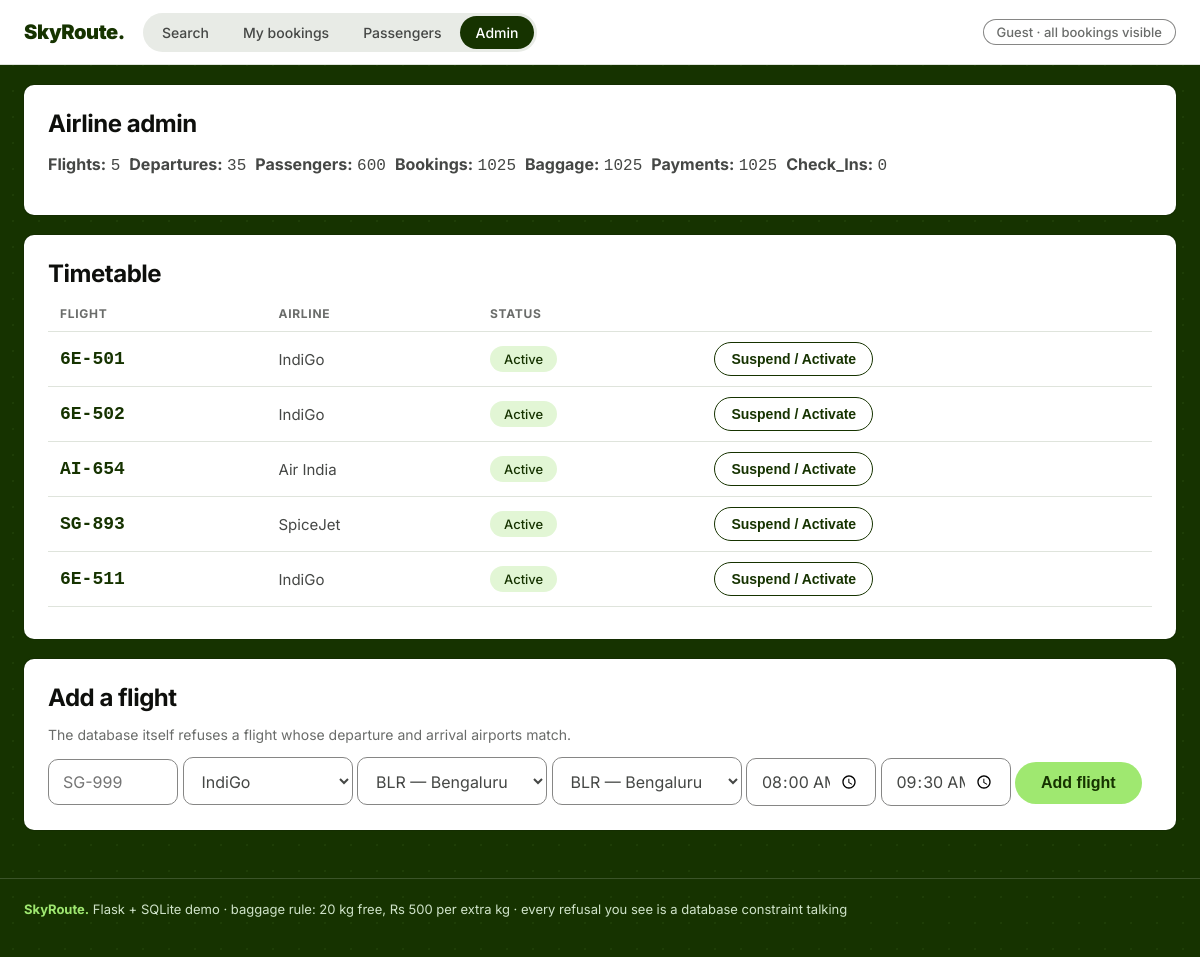
The page /admin on the database its author committed.
### tables this page shows
CREATE TABLE Flights (
  flight_id            INTEGER PRIMARY KEY AUTOINCREMENT,
  flight_number        TEXT NOT NULL,
  airline_id           INTEGER NOT NULL REFERENCES Airlines (airline_id)
                       ON DELETE CASCADE ON UPDATE CASCADE,
  departure_airport_id INTEGER NOT NULL REFERENCES Airports (airport_id)
                       ON DELETE RESTRICT ON UPDATE CASCADE,
  arrival_airport_id   INTEGER NOT NULL REFERENCES Airports (airport_id)
                       ON DELETE RESTRICT ON UPDATE CASCADE,
  sched_departure      TEXT NOT NULL,
  sched_arrival        TEXT NOT NULL,
  flight_status        TEXT NOT NULL DEFAULT 'Active'
                       CHECK (flight_status IN ('Active','Suspended')),
  UNIQUE (flight_number),
  CHECK (departure_airport_id <> arrival_airport_id)
);

CREATE TABLE Airlines (
  airline_id   INTEGER PRIMARY KEY AUTOINCREMENT,
  airline_name TEXT NOT NULL,
  iata_code    TEXT NOT NULL,
  country      TEXT NOT NULL DEFAULT 'India',
  UNIQUE (airline_name),
  UNIQUE (iata_code)
);

### app.py (the view, shortened to what this page needs)
@app.route("/admin", methods=["GET", "POST"])
def admin():
    db = get_db()
    counts = {t: db.execute(f"SELECT COUNT(*) FROM {t}").fetchone()[0]
              for t in ("Flights", "Departures", "Passengers", "Bookings",
                        "Baggage", "Payments", "Check_Ins")}
    flights = db.execute(
        "SELECT f.*, al.airline_name FROM Flights f "
        "JOIN Airlines al ON f.airline_id = al.airline_id ORDER BY f.flight_id").fetchall()
    airports = db.execute("SELECT * FROM Airports ORDER BY iata_code").fetchall()
    airlines = db.execute("SELECT * FROM Airlines ORDER BY airline_id").fetchall()
    return render_template("admin.html", counts=counts, flights=flights,
                           airports=airports, airlines=airlines)

### app.py (called while the page is built)
def get_db():
    if "db" not in g:
        g.db = sqlite3.connect(DB)
        g.db.row_factory = sqlite3.Row
        g.db.execute("PRAGMA foreign_keys = ON")
    return g.db

@app.context_processor
def traveler():
    me = None
    pid = session.get("pax_id")
    if pid:
        me = get_db().execute(
            "SELECT first_name, last_name FROM Passengers WHERE passenger_id = ?",
            (pid,)).fetchone()
    return {"traveler": me}

### templates/admin.html
{% extends "base.html" %}{% set page='admin' %}{% block body %}
<div class="card">
<h2>Airline admin</h2>
<p>{% for k,v in counts.items() %}<b>{{ k }}:</b> <span class="mono">{{ v }}</span> &nbsp;{% endfor %}</p></div>
<div class="card">
<h2>Timetable</h2>
<table><tr><th>Flight</th><th>Airline</th><th>Status</th><th></th></tr>
{% for f in flights %}<tr>
<td><span class="flight">{{ f.flight_number }}</span></td><td>{{ f.airline_name }}</td>
<td><span class="tag {{ 'ok' if f.flight_status=='Active' else 'dim' }}">{{ f.flight_status }}</span></td>
<td><form class="inline" action="/flights/{{ f.flight_id }}/toggle" method="post">
<button class="ghost">Suspend / Activate</button></form></td></tr>{% endfor %}</table></div>
<div class="card">
<h2>Add a flight</h2>
<p class="mut">The database itself refuses a flight whose departure and arrival airports match.</p>
<form method="post">
<input name="flight_number" placeholder="SG-999" required style="max-width:130px">
<select name="airline_id" style="max-width:170px">{% for a in airlines %}
<option value="{{ a.airline_id }}">{{ a.airline_name }}</option>{% endfor %}</select>
<select name="dep" style="max-width:190px">{% for a in airports %}
<option value="{{ a.airport_id }}">{{ a.iata_code }} — {{ a.city }}</option>{% endfor %}</select>
<select name="arr" style="max-width:190px">{% for a in airports %}
<option value="{{ a.airport_id }}">{{ a.iata_code }} — {{ a.city }}</option>{% endfor %}</select>
<input type="time" name="dep_t" value="08:00" required style="max-width:130px">
<input type="time" name="arr_t" value="09:30" required style="max-width:130px">
<button>Add flight</button></form></div>{% endblock %}

### templates/base.html (shortened to what this page needs)
<!doctype html>
<html><head><meta charset="utf-8"><meta name="viewport" content="width=device-width,initial-scale=1">
</head>
<body>
<header class="top"><div class="wrap navbar">
<a class="brand" href="/">SkyRoute<span class="dot">.</span></a>
<nav class="segments">
<a href="/" class="{{ 'here' if page=='search' else '' }}">Search</a>
<a href="/bookings" class="{{ 'here' if page=='bookings' else '' }}">My bookings</a>
<a href="/passengers" class="{{ 'here' if page=='pax' else '' }}">Passengers</a>
<a href="/admin" class="{{ 'here' if page=='admin' else '' }}">Admin</a>
</nav>
{% if traveler %}
<a class="tag ok" style="text-decoration:none" href="/bookings" title="Filtered to your tickets">
Traveling as {{ traveler.first_name }} {{ traveler.last_name }}</a>
{% else %}
<a class="tag dim" style="text-decoration:none" href="/passengers" title="Pick who you are">
Guest · all bookings visible</a>
{% endif %}</div></header>
<main><div class="wrap">
{% block body %}{% endblock %}
</div></main>
<footer class="site"><div class="wrap"><b>SkyRoute.</b> Flask + SQLite demo ·
baggage rule: 20 kg free, Rs 500 per extra kg · every refusal you see is a database constraint talking</div></footer>
</body></html>

### templates/base.html (style rules this page uses)
:root { --forest:#163300;--lime:#9fe870;--spruce:#054d28;--mist:#e2f6d5; --fog:#e8ebe6;--paper:#fff;--char:#454745;--obsidian:#0e0f0c; --pebble:#868685;--slate:#6a6c6a;--red:#cb272f;--line:#dfe4dc }
* { box-sizing:border-box }
body { font-family:'Inter',"Segoe UI",Arial,sans-serif;margin:0; background:var(--forest);color:var(--char);font-size:16px;-webkit-font-smoothing:antialiased; background-image:radial-gradient(rgba(159,232,112,.06) 1px,transparent 1.1px); background-size:26px 26px }
footer.site { border-top:1px solid rgba(255,255,255,.16);color:#cfe3c8 }
footer.site b { color:var(--lime) }
.wrap { max-width:1200px;margin:0 auto;padding:0 24px }
header.top { position:sticky;top:0;z-index:20;background:var(--paper); border-bottom:1px solid var(--line) }
.navbar { display:flex;align-items:center;gap:18px;height:64px }
.brand { font-weight:900;font-size:20px;letter-spacing:-.02em;color:var(--forest); text-decoration:none }
.brand .dot { color:var(--forest) }
.segments { display:flex;background:var(--fog);border-radius:9999px;padding:3px;gap:2px }
.segments a { text-decoration:none;color:var(--char);font-weight:500;font-size:14px; padding:8px 16px;border-radius:9999px;transition:background .2s ease }
.segments a.here { background:var(--forest);color:#fff }
select,input { font:inherit;padding:12px 14px;border:1px solid var(--pebble); border-radius:10px;background:var(--paper);color:var(--char);width:100% }
button,.btn { background:var(--lime);color:var(--forest);border:none;border-radius:9999px; padding:12px 26px;font-size:16px;font-weight:600;cursor:pointer;text-decoration:none; display:inline-block;transition:transform .18s ease,filter .18s ease;white-space:nowrap }
button.ghost,.btn.ghost { background:var(--paper);color:var(--forest);border:1px solid var(--forest); padding:8px 16px;font-size:14px }
.card { background:var(--paper);border-radius:10px;padding:24px;margin:20px 0; box-shadow:rgba(14,15,12,.12) 0 0 0 1px;animation:rise .5s ease both }
.card:nth-child(2) { animation-delay:.06s }
.card:nth-child(3) { animation-delay:.12s }
h2 { color:var(--obsidian);letter-spacing:-.02em;margin:0 0 6px }
.mut { color:var(--slate);font-size:14px }
.mono { font-family:Consolas,Menlo,monospace }
.flight { font-family:Consolas,Menlo,monospace;font-weight:700;font-size:18px;color:var(--forest) }
table { border-collapse:collapse;width:100%;margin:8px 0 }
th,td { padding:10px 12px;text-align:left;font-size:15px;border-bottom:1px solid var(--line) }
th { font-size:12px;text-transform:uppercase;letter-spacing:.06em;color:var(--slate) }
.tag { display:inline-block;border-radius:9999px;padding:5px 14px;font-size:13px;font-weight:500 }
.tag.ok { background:var(--mist);color:var(--forest) }
.tag.dim { background:#fff;color:var(--slate);box-shadow:inset 0 0 0 1px var(--pebble) }
form.inline { display:inline }
footer.site { margin-top:48px;padding:22px 0 40px;font-size:13px }

### rows shown on the page
Flights: flight_number "6E-501", airline_name "IndiGo", flight_status "Active"
Flights: flight_number "6E-502", airline_name "IndiGo", flight_status "Active"
Flights: flight_number "AI-654", airline_name "Air India", flight_status "Active"
Flights: flight_number "SG-893", airline_name "SpiceJet", flight_status "Active"
Flights: flight_number "6E-511", airline_name "IndiGo", flight_status "Active"

### other values the page prints
{{ k }} "Flights" "Departures" "Passengers" "Bookings" "Baggage" "Payments" "Check_Ins"
{{ v }} "5" "35" "600" "1025" "1025" "1025" "0"
form field airline_id "IndiGo"
form field dep "BLR — Bengaluru"
form field arr "BLR — Bengaluru"
